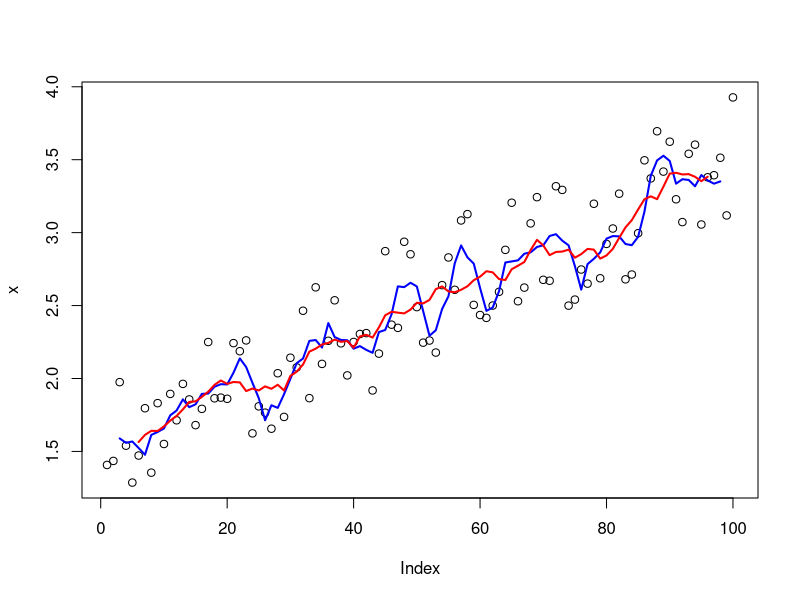
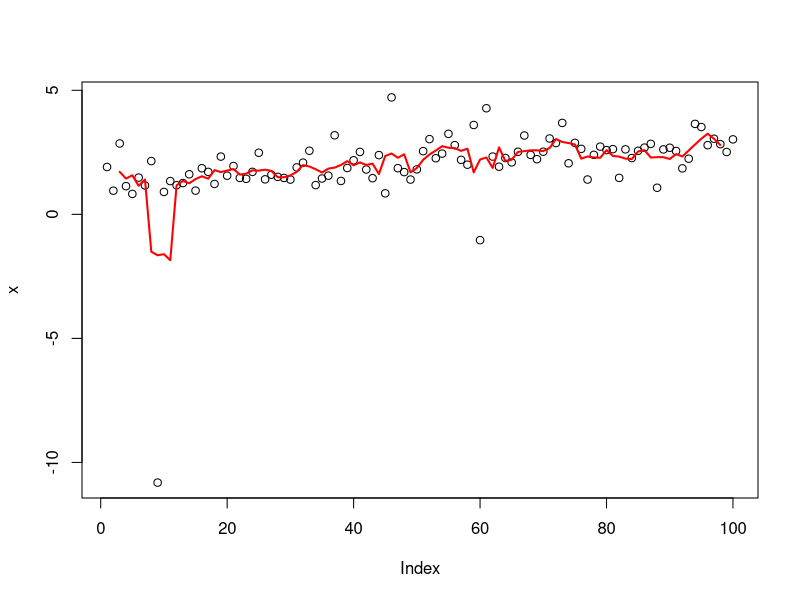
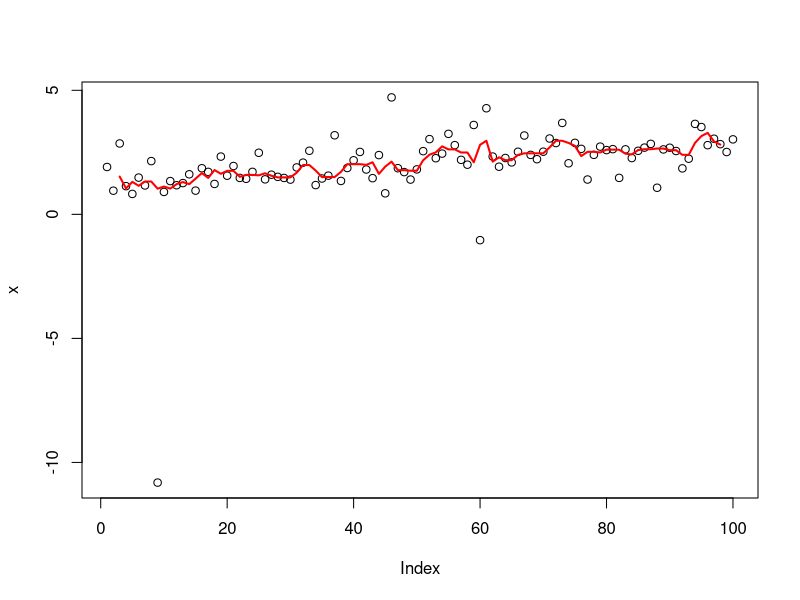

Source code (R) for these figures, in order:
randomise <- function(f) f(runif(1e3))
randomise(mean)
randomise(mean)
randomise(sum)

l <- replicate(20, runif(sample(1:10, 1)), simplify = FALSE)

# With a for loop
out <- vector("list", length(l))
for (i in seq_along(l)) {
  out[[i]] <- length(l[[i]])
}
unlist(out)

# With lapply
unlist(lapply(l, length))
unlist(lapply(mtcars, class))
mtcars[] <- lapply(mtcars, function(x) x / mean(x))

trims <- c(0, 0.1, 0.2, 0.5)
x <- rcauchy(1000)
unlist(lapply(trims, function(trim) mean(x, trim = trim)))

scale01 <- function(x) {
  rng <- range(x, na.rm = TRUE)
  (x - rng[1]) / (rng[2] - rng[1])
}
sapply(mtcars, scale)

formulas <- list(
  mpg ~ disp,
  mpg ~ I(1 / disp),
  mpg ~ disp + wt,
  mpg ~ I(1 / disp) + wt
)
x <- lapply(formulas, function(x) lm(x, data = mtcars))

bootstraps <- lapply(1:10, function(x) {
  rows <- sample(1:nrow(mtcars), rep = TRUE)
  mtcars[rows, ]
})

fit <- lapply(bootstraps, function(i) lm(formulas[[3]], data = i))
rsq <- function(mod) summary(mod)$r.squared
lapply(fit, rsq)
mean(unlist(lapply(fit, rsq)))

# Generate some sample data
xs <- replicate(5, runif(10), simplify = FALSE)
ws <- replicate(5, rpois(10, 5) + 1, simplify = FALSE)

unlist(lapply(xs, mean))
unlist(Map(weighted.mean, xs, ws))

rollmean <- function(x, n) {
  out <- rep(NA, length(x))
  
  offset <- trunc(n / 2)
  for (i in (offset + 1):(length(x) - n + offset + 1)) {
    out[i] <- mean(x[(i - offset):(i + offset - 1)])
  }
  out
}
x <- seq(1, 3, length = 1e2) + runif(1e2)
plot(x)
lines(rollmean(x, 5), col = "blue", lwd = 2)
lines(rollmean(x, 10), col = "red", lwd = 2)

x <- seq(1, 3, length = 1e2) + rt(1e2, df = 2) / 3
plot(x)
lines(rollmean(x, 5), col = "red", lwd = 2)

rollapply <- function(x, n, f, ...) {
  out <- rep(NA, length(x))
  
  offset <- trunc(n / 2)
  for (i in (offset + 1):(length(x) - n + offset + 1)) {
    out[i] <- f(x[(i - offset):(i + offset - 1)], ...)
  }
  out
}
plot(x)
lines(rollapply(x, 5, median), col = "red", lwd = 2)

lapply3 <- function(x, f, ...) {
  out <- vector("list", length(x))
  for (i in sample(seq_along(x))) {
    out[[i]] <- f(x[[i]], ...)
  }
  out
}
unlist(lapply(1:10, sqrt))

vapply(mtcars[ ,vapply(mtcars, is.numeric, logical(1))], sd, numeric(1))

trials <- replicate(
  100, 
  t.test(rpois(10, 10), rpois(7, 10)),
  simplify = FALSE
)

sapply(1:length(trials), function(x) trials[[x]]$p.value)
lapply(trials, '[')

Reduce(`+`, 1:3)
Reduce(sum, 1:3)

Reduce2 <- function(f, x) {
  out <- x[[1]]
  for(i in seq(2, length(x))) {
    out <- f(out, x[[i]])
  }
  out
}
l <- replicate(5, sample(1:10, 15, replace = T), simplify = FALSE)
str(l)
Reduce(intersect, l)

vapply(Filter(is.numeric, mtcars), summary, numeric(6))

x <- matrix(rnorm(20, 0, 10), nrow = 4)
x1 <- sweep(x, 1, apply(x, 1, min), `-`)
x2 <- sweep(x1, 1, apply(x1, 1, max), `/`)

power1 <- function(x){
  force(x)
  function(exp){
    exp ^ x
  }
}
cube <- power1(3)
cube(2)

lprob_poisson <- function(lambda, x) {
  n <- length(x)
  log(lambda) * sum(x) - n * lambda - sum(lfactorial(x))
}
x1 <- c(41, 30, 31, 38, 29, 24, 30, 29, 31, 38)
lprob_poisson(10, x1)
#> [1] -184
lprob_poisson(20, x1)
#> [1] -61.1
lprob_poisson(30, x1)
#> [1] -31
ll_poisson <- function(x) {
  n <- length(x)
  
  function(lambda) {
    log(lambda) * sum(x) - n * lambda - sum(lfactorial(x))
  }
}
ll_poisson <- function(x){
  n <- length(x)
  sum_x <- sum(x)
  c <- sum(lfactorial(x))
  
  function(lambda){
    log(lambda) * sum_x - n * lambda - c
  }
}

ll_poisson(x1)(3)

boot_permute <- function(df, var) {
  n <- nrow(df)
  
  function() {
    df[[var]][sample(n, n, replace = TRUE)]
  }
}

boot_mtcars1 <- boot_permute(mtcars, "mpg")
head(boot_mtcars1())
#> [1] 22.8 26.0 33.9 18.1 21.0 10.4
head(boot_mtcars1())

boot_model <- function(df, formula) {
  mod <- lm(formula, data = df)
  fitted <- unname(fitted(mod))
  resid <- unname(resid(mod))
  rm(mod)
  
  function() {
    fitted + sample(resid)
  }
} 

boot_mtcars2 <- boot_model(mtcars, mpg ~ wt)
head(boot_mtcars2())
#> [1] 29.7 21.2 20.3 22.2 16.1 23.0
head(boot_mtcars2())

names <- list(
  square = 2, 
  cube = 3, 
  root = 1/2, 
  cuberoot = 1/3, 
  reciprocal = -1
)
funs <- purrr::map(names, power1)
funs$root(64)